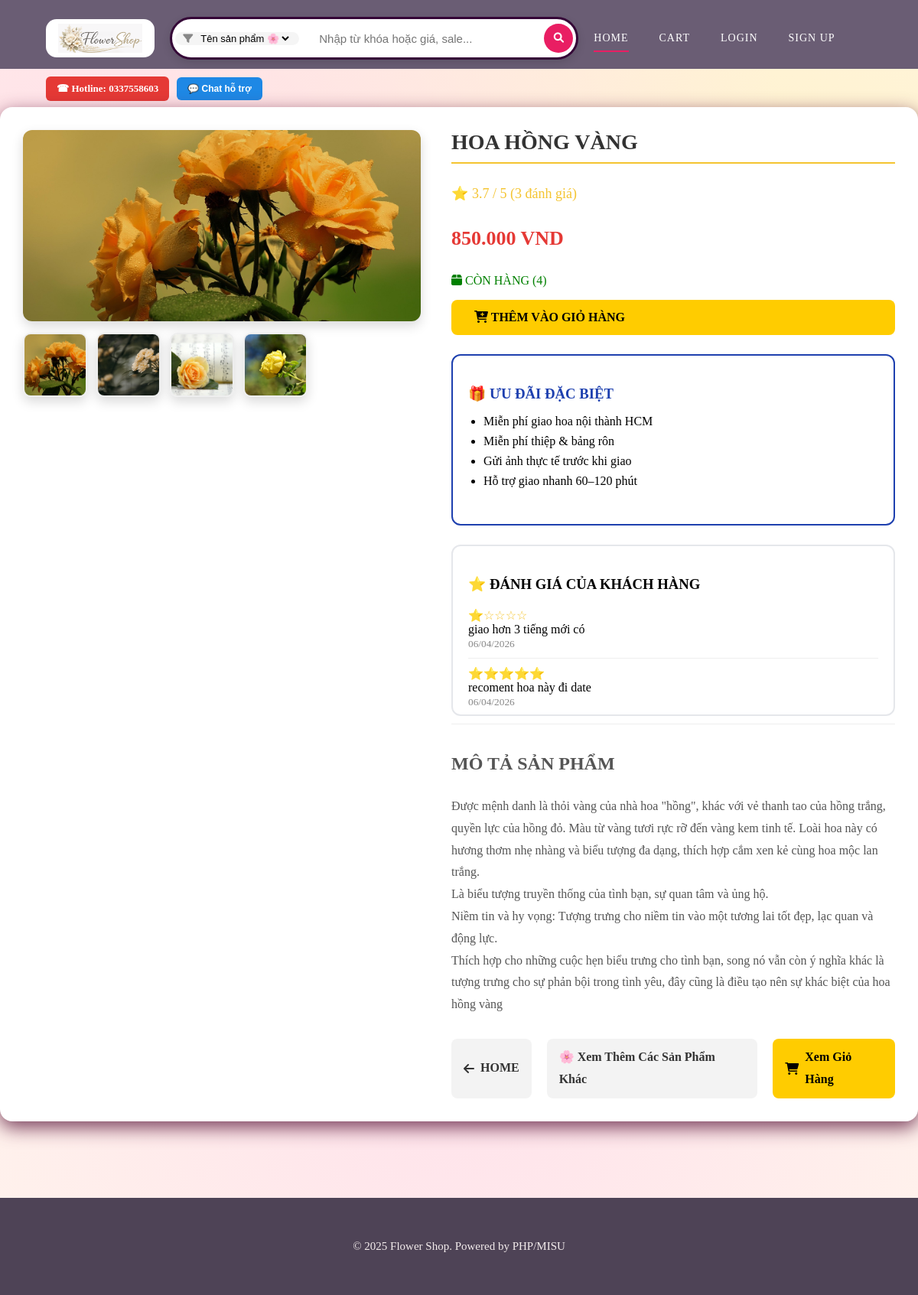
Page /product_detail.php?id=12 on the committed database.
### tables this page shows
CREATE TABLE `products` (
  `id` int(11) NOT NULL,
  `name` varchar(255) NOT NULL,
  `price` decimal(10,2) NOT NULL,
  `quantity` int(11) NOT NULL,
  `description` text DEFAULT NULL,
  `image` varchar(255) DEFAULT NULL,
  `image2` varchar(255) DEFAULT NULL,
  `image3` varchar(255) DEFAULT NULL,
  `image4` varchar(255) DEFAULT NULL
);

CREATE TABLE `reviews` (
  `id` int(11) NOT NULL,
  `product_id` int(11) NOT NULL,
  `user_id` int(11) DEFAULT NULL,
  `rating` int(11) NOT NULL,
  `comment` text DEFAULT NULL,
  `created_at` timestamp NOT NULL DEFAULT current_timestamp()
);

### product_detail.php (the view, shortened to what this page needs)
<?php
include 'db_config.php';
$product_id = (int)$_GET['id'];
$sql = "SELECT id, name, price, quantity, description, image,image2, image3, image4  FROM products WHERE id = :id";
$stmt = $pdo->prepare($sql);
$stmt->execute([':id' => $product_id]);
$product = $stmt->fetch(PDO::FETCH_ASSOC);
$review_sql = "SELECT rating, comment, created_at FROM reviews WHERE product_id = :pid ORDER BY created_at DESC";
$review_stmt = $pdo->prepare($review_sql);
$review_stmt->execute([':pid' => $product_id]);
$reviews = $review_stmt->fetchAll(PDO::FETCH_ASSOC);
$avg_sql = "SELECT AVG(rating) as avg_rating, COUNT(*) as total
            FROM reviews WHERE product_id=:pid";
$avg_stmt = $pdo->prepare($avg_sql);
$avg_stmt->execute([':pid'=>$product_id]);
$rating_data = $avg_stmt->fetch(PDO::FETCH_ASSOC);
$avg_rating = round($rating_data['avg_rating'],1);
$total_reviews = $rating_data['total'];
$formatted_price = number_format($product['price'], 0, ',', '.') . ' VND';
?>
<!DOCTYPE html>
<html lang="vi">
<head>
    <link rel="stylesheet" href="css/style.css">
    <link rel="stylesheet" href="https://cdnjs.cloudflare.com/ajax/libs/font-awesome/6.0.0-beta3/css/all.min.css">
</head>
<body>
<?php include "includes/header.php"; ?>
    <main>
        <div class="product-detail-container">
    <div class="product-top">
        <div class="detail-image-box">
            <img src="<?= htmlspecialchars($product['image']) ?>"
                 alt="<?= htmlspecialchars($product['name']) ?>"
                    class="main-image">
        <div class="image-gallery">
<?php if (!empty($product['image'])): ?>
    <img src="<?= htmlspecialchars($product['image']) ?>"
         onclick="changeMainImage(this.src)">
<?php endif; ?>
<?php if (!empty($product['image2'])): ?>
    <img src="<?= htmlspecialchars($product['image2']) ?>"
         onclick="changeMainImage(this.src)">
<?php endif; ?>
<?php if (!empty($product['image3'])): ?>
    <img src="<?= htmlspecialchars($product['image3']) ?>"
         onclick="changeMainImage(this.src)">
<?php endif; ?>
<?php if (!empty($product['image4'])): ?>
    <img src="<?= htmlspecialchars($product['image4']) ?>"
         onclick="changeMainImage(this.src)">
<?php endif; ?>
</div>
 </div>
        <div class="detail-info">
            <h1><?= htmlspecialchars($product['name']) ?></h1>
            <p style="color:#f4c430;font-size:18px">
                    ⭐ <?= $avg_rating ?> / 5
                    (<?= $total_reviews ?> đánh giá)
                    </p>
            <p class="detail-price"><?= $formatted_price ?></p>
            <p style="color:<?= $product['quantity'] > 0 ? 'green' : 'red' ?>">
                <i class="fas fa-box"></i>
                <?= $product['quantity'] > 0 ? 'CÒN HÀNG (' . $product['quantity'] . ')' : 'Hết hàng' ?>
            </p>
            <?php if ($product['quantity'] > 0): ?>
             <a href="add_to_cart.php?id=<?php echo $product['id']; ?>"
            class="btn-add-to-cart">
    <i class="fas fa-cart-plus"></i> THÊM VÀO GIỎ HÀNG
                    </a>
            <?php endif; ?>
            <div class="promo-box">
                <h3>🎁 ƯU ĐÃI ĐẶC BIỆT</h3>
                <ul>
                    <li>Miễn phí giao hoa nội thành HCM</li>
                    <li>Miễn phí thiệp & bảng rôn</li>
                    <li>Gửi ảnh thực tế trước khi giao</li>
                    <li>Hỗ trợ giao nhanh 60–120 phút</li>
                </ul>
            </div>
           <div class="review-box">
<h3>⭐ ĐÁNH GIÁ CỦA KHÁCH HÀNG</h3>
<?php if(count($reviews) > 0): ?>
    <?php foreach($reviews as $r): ?>
        <div class="review-item">
            <div class="review-stars">
                <?php
                for($i=1;$i<=5;$i++){
                    echo $i <= $r['rating'] ? "⭐" : "☆";
                }
                ?>
            </div>
            <div><?= htmlspecialchars($r['comment']) ?></div>
            <small style="color:#888">
                <?= date("d/m/Y", strtotime($r['created_at'])) ?>
            </small>
        </div>
    <?php endforeach; ?>
<?php else: ?>
<p>Chưa có đánh giá nào</p>
<?php endif; ?>
</div>
    <div class="detail-description">
        <h2>MÔ TẢ SẢN PHẨM</h2>
        <p><?= nl2br(htmlspecialchars($product['description'])) ?></p>
       <div class="product-actions">
    <a href="index.php" class="action-btn back-home">
        <i class="fas fa-arrow-left"></i>
        <span>HOME</span>
    </a>
    <a href="shop.php" class="action-btn back-home">
        <span>🌸 Xem Thêm Các Sản Phẩm Khác</span>
    </a>
    <a href="cart.php" class="action-btn view-cart">
        <i class="fas fa-shopping-cart"></i>
        <span>Xem Giỏ Hàng</span>
    </a>
</div>
    </div>
</div>
    </main>
<?php include "includes/footer.php"; ?>
</body>
</html>

### includes/header.php (shortened to what this page needs)
<?php
$themeQuery = $pdo->query("SELECT setting_key, setting_value FROM theme_settings");
$theme = [];
while ($row = $themeQuery->fetch(PDO::FETCH_ASSOC)) {
    $theme[$row['setting_key']] = $row['setting_value'];
}
?>
 <header class="main-header">
    <div class="left-group">
        <div class="logo">
            <a href="index.php">
                <img src="<?= $theme['logo_path'] ?? 'images/default-logo.png' ?>" alt="Flower Shop Logo">
            </a>
        </div>
        <form action="index.php" method="GET" class="search-form">
            <div class="search-type">
                <i class="fas fa-filter"></i>
                <select name="type">
                    <option value="name" <?= ($_GET['type'] ?? '') === 'name' ? 'selected' : '' ?>>
                        Tên sản phẩm 🌸
                    </option>
                </select>
            </div>
            <input type="text" name="search" placeholder="Nhập từ khóa hoặc giá, sale..."
                   value="<?= htmlspecialchars($_GET['search'] ?? ''); ?>">
            <button type="submit"><i class="fas fa-search"></i></button>
        </form>
        <nav class="nav">
            <a href="index.php" class="current-page">HOME</a>
            <a href="cart.php"> CART</a>
            <?php if (isset($_SESSION['user_id'])): ?>
                <span class="user-info">
                    <i class="fas fa-user-circle"></i>
                    <?php echo htmlspecialchars($_SESSION['fullname'] ?? 'Tài khoản'); ?>
                </span>
                <a href="logout.php">LOGOUT</a>
            <?php else: ?>
                <a href="login.php">LOGIN</a>
                <a href="register.php">SIGN UP</a>
            <?php endif; ?>
        </nav>
    </div>
    <div class="header-support">
        <a href="tel:0337558602" class="hotline-btn">☎ Hotline: 0337558603</a>
        <button class="chat-btn">💬 Chat hỗ trợ</button>
    </div>
</header>

### includes/footer.php (shortened to what this page needs)
<?php
$themeQuery = $pdo->query("SELECT setting_key, setting_value FROM theme_settings");
$theme = [];
while ($row = $themeQuery->fetch(PDO::FETCH_ASSOC)) {
    $theme[$row['setting_key']] = $row['setting_value'];
}
$footerContent = $theme['footer_text_content'] ?? '&copy; 2025 Flower Shop.';
?>
<footer class="footer">
  <p><?= $footerContent ?></p>
</footer>

### product_detail.php (style rules this page uses)
body { background: radial-gradient(circle at 15% 25%, rgba(255, 214, 230, 0.9), transparent 55%), radial-gradient(circle at 85% 20%, rgba(255, 241, 200, 0.9), transparent 55%), radial-gradient(circle at 50% 80%, rgba(255, 220, 235, 0.8), transparent 60%); background-color: #fff7ec; background-repeat: no-repeat; background-attachment: fixed; min-height: 50vh; display: flex; flex-direction: column; }
.product-detail-container { max-width: 1300px; margin: 50px auto; padding: 30px; background: #ffffff; border-radius: 16px; box-shadow: 0 8px 25px rgba(89, 20, 56, 0.8); }
.product-top { display: grid; grid-template-columns: 500px 1fr; gap: 60px; align-items: start; min-height: 500px; }
.main-image { width: 100%; height: 100%; aspect-ratio: 4 / 3; object-fit: cover; border-radius: 14px; display: block; }
.detail-image-box { width: 520px; height: 400px; }
.detail-image-box img { width: 100%; height: 250px; object-fit: cover; overflow: hidden; border-radius: 12px; box-shadow: 0 4px 8px rgba(0,0,0,0.1); box-shadow: 0 6px 15px rgba(0,0,0,0.15); }
.detail-info { display: flex; flex-direction: column; }
.detail-info h1 { color: #333; margin-top: 0; font-size: 28px; margin-bottom: 10px; border-bottom: 2px solid #f4c430; padding-bottom: 10px; }
.detail-price { font-size: 26px; color: #e53935; font-weight: bold; margin: 15px 0; }
.detail-description { margin-top: 60px ; padding-top: 30px; border-top: 1px solid #eee; line-height: 1.6; min-height: 200px; color: #555; }
.promo-box { border: 2px solid #1e40af; border-radius: 12px; padding: 20px; margin-top: 25px; min-height: 180px; height: 180px; }
.promo-box h3 { margin-bottom: 10px; color: #1e40af; }
.promo-box ul { padding-left: 20px; }
.promo-box li { margin-bottom: 8px; }
.detail-description { margin-top: 10px; padding-top: 10px; border-top: 1px solid #eee; line-height: 1.8; min-height: 180px; }
.btn-add-to-cart { display: inline-block; background-color: #ffcc00; color: #000; padding: 14px 30px; text-decoration: none; border-radius: 8px; font-size: 16px; font-weight: bold; transition: background-color 0.2s; border: none; cursor: pointer; }
.image-gallery { display: flex; gap: 12px; margin-top: 15px; }
.image-gallery img { width: 80px; height: 80px; object-fit: cover; border-radius: 10px; cursor: pointer; border: 2px solid #eee; transition: 0.2s; }
.product-actions { margin-top: 30px; display: flex; gap: 20px; }
.action-btn { display: inline-flex; align-items: center; gap: 8px; padding: 10px 16px; border-radius: 8px; font-weight: 600; text-decoration: none; transition: all 0.25s ease; }
.back-home { background: #f3f3f3; color: #333; }
.view-cart { background: #ffcc00; color: #000; }
.action-btn i { font-size: 16px; }
.review-box { border: 2px solid #e5e7eb; border-radius: 12px; padding: 20px; margin-top: 25px; height: 180px; overflow-y: auto; }
.review-box h3 { margin-bottom:10px; }
.review-item { border-bottom:1px solid #eee; padding:8px 0; }
.review-stars { color:#f4c430; font-size:14px; }
.review-item { padding:10px 0; border-bottom:1px solid #eee; }
.review-stars { color:#f4c430; font-size:16px; }

### rows in the picture
products: image (picture), image2 (picture), image3 (picture), image4 (picture), name "HOA HỒNG VÀNG", price "850.000 VND", quantity "4", description "Được mệnh danh là thỏi vàng của nhà hoa \"hồng\", khác với vẻ thanh tao của hồng trắng, quyền lực của hồng đỏ. Màu từ vàng tươi rực rỡ đến vàng kem tinh tế. Loài hoa này có hương thơm nhẹ nhàng và biểu tượng đa dạng, thích hợp cắm xen kẻ cùng hoa mộc lan trắng. Là biểu tượng truyền thống của tình bạn, sự quan tâm và ủng hộ. Niềm tin và hy vọng: Tượng trưng cho niềm tin vào một tương lai tốt đẹp, lạc quan và động lực. Thích hợp cho những cuộc hẹn biểu trưng cho tình bạn, song nó vẫn còn ý nghĩa khác là tượng trưng cho sự phản bội trong tình yêu, đây cũng là điều tạo nên sự khác biệt của hoa hồng vàng"
reviews: rating 1 (drawn), comment "giao hơn 3 tiếng mới có", created_at "06/04/2026"
reviews: comment "recoment hoa này đi date", created_at "06/04/2026"

### other values in the picture
$avg_rating "3.7"
$total_reviews "3"
$footerContent "© 2025 Flower Shop. Powered by PHP/MISU"
